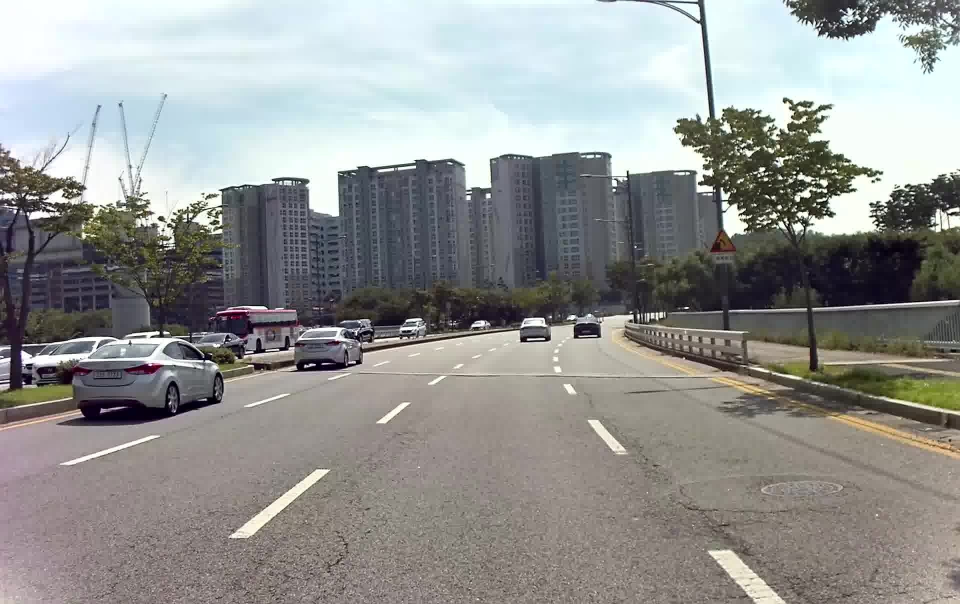
#> input picture src/dataset/images/deneme/img0.jpg, 1920 x 1208 px (shown at 1/2 size)
$ python -i lane.py   (imports and definitions only)   (older library calls are emulated)
#> lines starting #> are read from the running program, lines starting #| are printed output that depends on the picture
import cv2  # Import the OpenCV library to enable computer vision
import numpy as np  # Import the NumPy scientific computing library
import edge_detection as edge  # Handles the detection of lane lines
import matplotlib.pyplot as plt  # Used for plotting and error checking

# Global variables
prev_leftx = None
prev_lefty = None
prev_rightx = None
prev_righty = None
prev_left_fit = []
prev_right_fit = []

prev_leftx2 = None
prev_lefty2 = None
prev_rightx2 = None
prev_righty2 = None
prev_left_fit2 = []
prev_right_fit2 = []


class Lane:
    """
    Represents a lane on a road.
    """

    def __init__(self, orig_frame):
        """
          Default constructor

        :param orig_frame: Original camera image (i.e. frame)
        """
        self.orig_frame = orig_frame

        # This will hold an image with the lane lines
        self.lane_line_markings = None

        # This will hold the image after perspective transformation
        self.warped_frame = None
        self.transformation_matrix = None
        self.inv_transformation_matrix = None

        # (Width, Height) of the original video frame (or image)
        self.orig_image_size = self.orig_frame.shape[::-1][1:]

        width = self.orig_image_size[0]
        height = self.orig_image_size[1]
        self.width = width
        self.height = height

        # Four corners of the trapezoid-shaped region of interest
        # You need to find these corners manually.
        self.roi_points = np.float32([
            (int(0.4 * width), int(0.49 * height)),  # Top-left corner
            (200, height - 1),  # Bottom-left corner
            (int(0.9 * width), height - 1),  # Bottom-right corner
            (int(0.5 * width), int(0.49 * height))  # Top-right corner
        ])

        # The desired corner locations  of the region of interest
        # after we perform perspective transformation.
        # Assume image width of 600, padding == 150.
        # padding from side of the image in pixels
        self.padding = int(0.75 * width)
        self.desired_roi_points = np.float32([
            [self.padding, 0],  # Top-left corner
            [self.padding, self.orig_image_size[1]],  # Bottom-left corner
            [self.orig_image_size[
                0] - self.padding, self.orig_image_size[1]],  # Bottom-right corner
            [self.orig_image_size[0] - self.padding, 0]  # Top-right corner
        ])

        # Histogram that shows the white pixel peaks for lane line detection
        self.histogram = None

        # Sliding window parameters
        self.no_of_windows = 10
        self.margin = int((1 / 12) * width)  # Window width is +/- margin
        # Min no. of pixels to recenter window
        self.minpix = int((1 / 24) * width)

        # Best fit polynomial lines for left line and right line of the lane
        self.left_fit = None
        self.right_fit = None
        self.left_lane_inds = None
        self.right_lane_inds = None
        self.ploty = None
        self.left_fitx = None
        self.right_fitx = None
        self.leftx = None
        self.rightx = None
        self.lefty = None
        self.righty = None

        # Pixel parameters for x and y dimensions
        self.YM_PER_PIX = 7.0 / 400  # meters per pixel in y dimension
        self.XM_PER_PIX = 3.7 / 255  # meters per pixel in x dimension

        # Radii of curvature and offset
        self.left_curvem = None
        self.right_curvem = None
        self.center_offset = None

    # [609 lines left out: functions calculate_car_position, calculate_curvature, calculate_histogram, display_curvature_offset, get_lane_line_previous_window, get_lane_line_indices_sliding_windows and 5 more, not called in this run]

>>> import cv2
>>> picture = cv2.imread('../dataset/images/deneme/img0.jpg', cv2.IMREAD_GRAYSCALE)
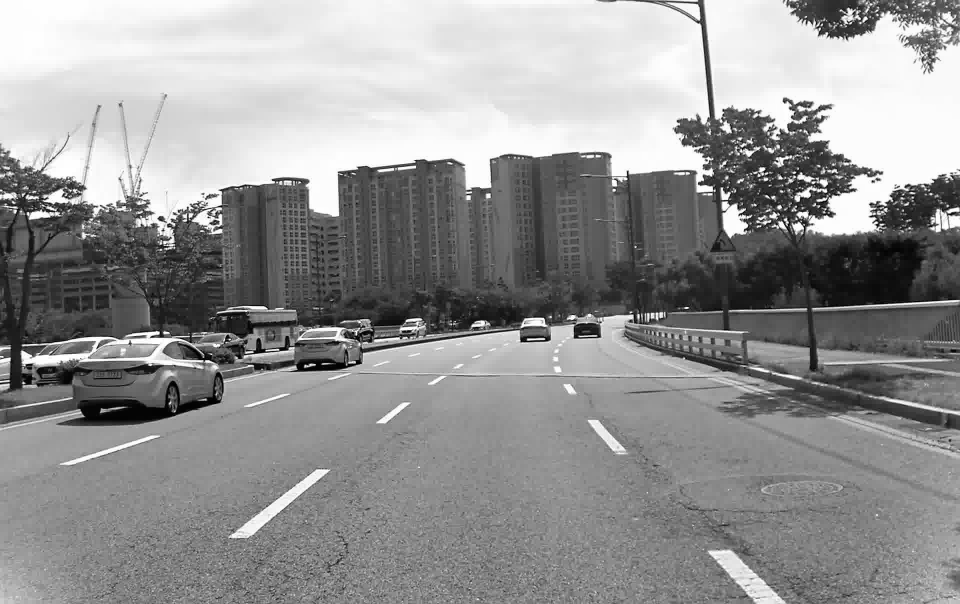
#> picture: shape (1208, 1920) (shown at 1/2 size); min 0, max 255, mean 148
>>> result = Lane(picture).overlay_lane_lines()
#> (the run stopped early here; a loop or call above may not have finished)

$ run again, on src/dataset/images/deneme/img1.jpg
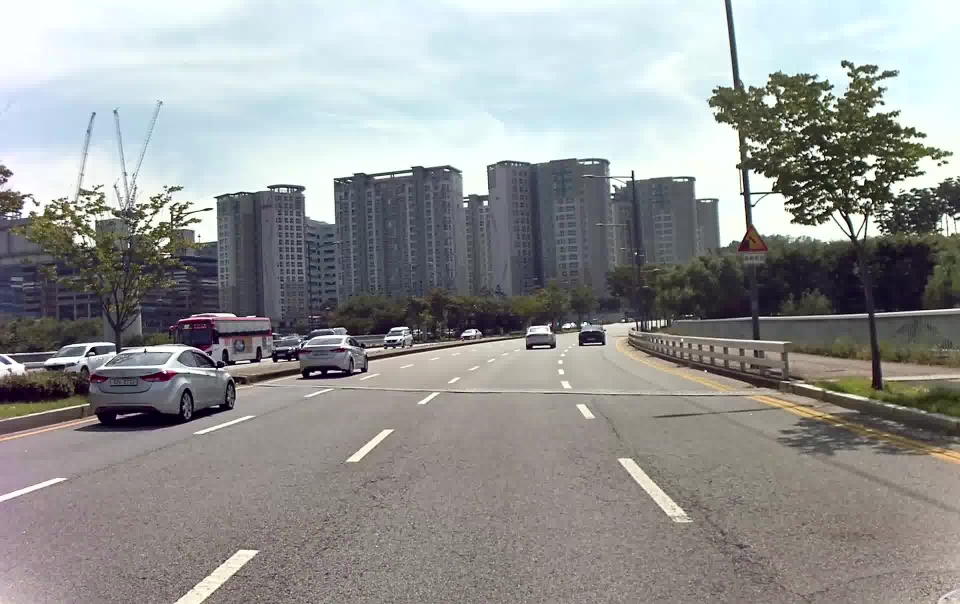
#> input picture src/dataset/images/deneme/img1.jpg, 1920 x 1208 px (shown at 1/2 size)
#> `picture = cv2.imread('../dataset/images/deneme/img0.jpg', cv2.IMREAD_G..`:
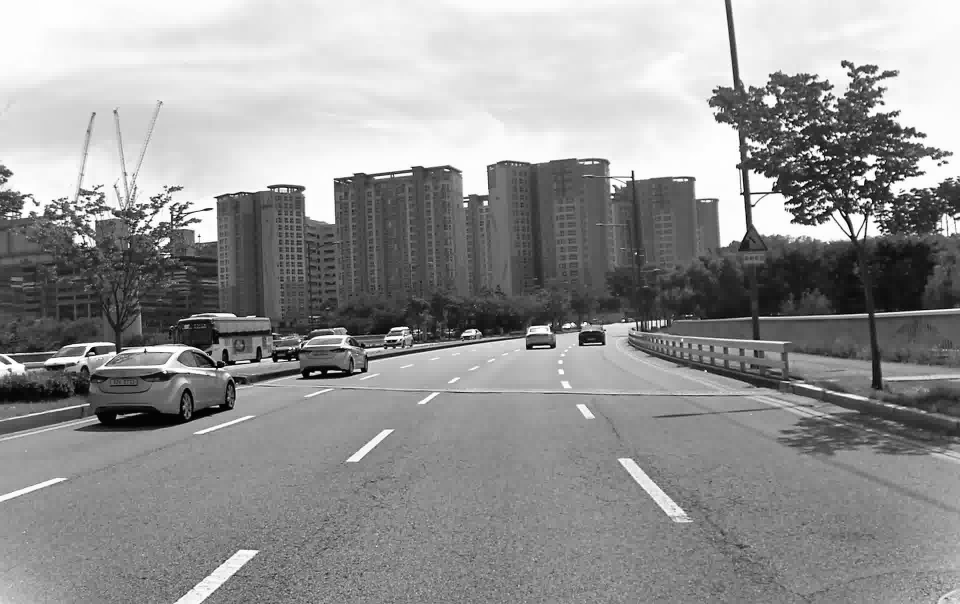
#> picture: shape (1208, 1920) (shown at 1/2 size); min 0, max 255, mean 148.3

$ run again, on src/dataset/images/deneme/img10.jpg
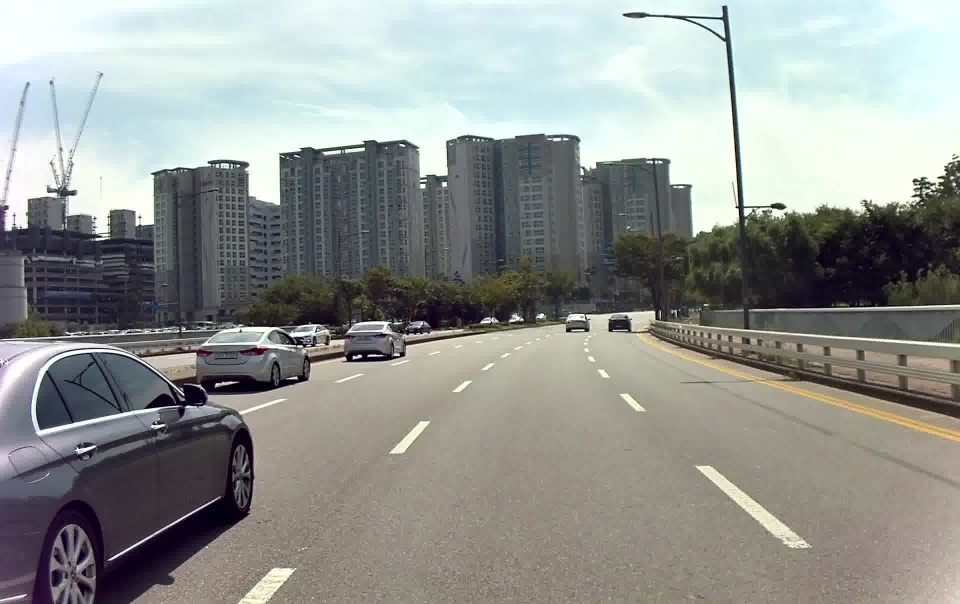
#> input picture src/dataset/images/deneme/img10.jpg, 1920 x 1208 px (shown at 1/2 size)
#> `picture = cv2.imread('../dataset/images/deneme/img0.jpg', cv2.IMREAD_G..`:
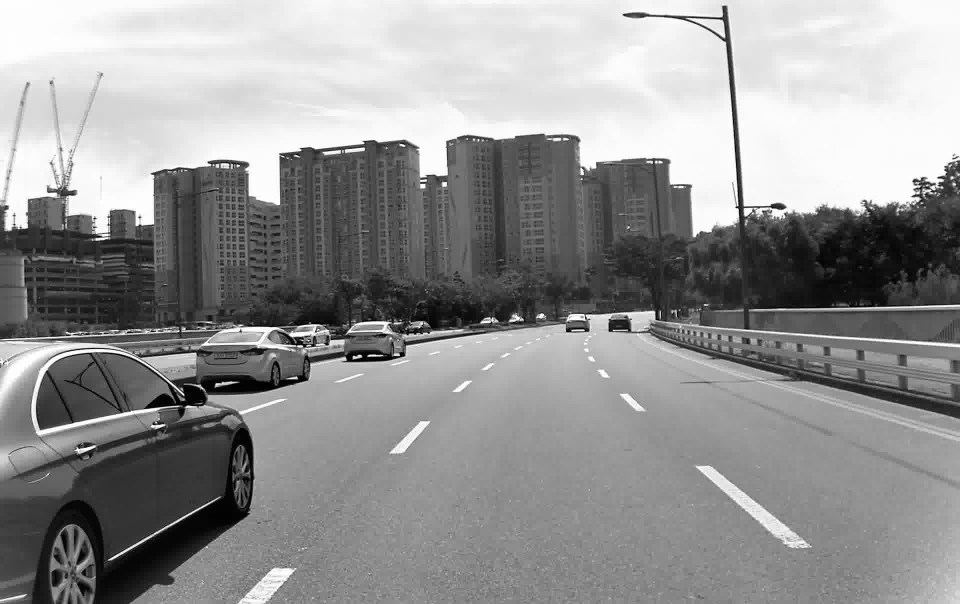
#> picture: shape (1208, 1920) (shown at 1/2 size); min 0, max 255, mean 147.6

$ run again, on src/dataset/images/deneme/img11.jpg
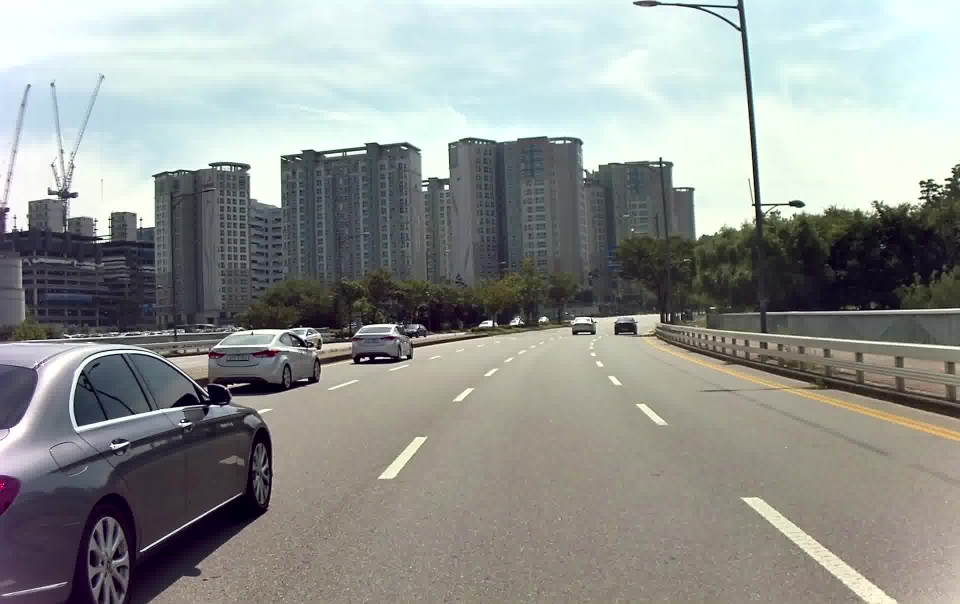
#> input picture src/dataset/images/deneme/img11.jpg, 1920 x 1208 px (shown at 1/2 size)
#> `picture = cv2.imread('../dataset/images/deneme/img0.jpg', cv2.IMREAD_G..`:
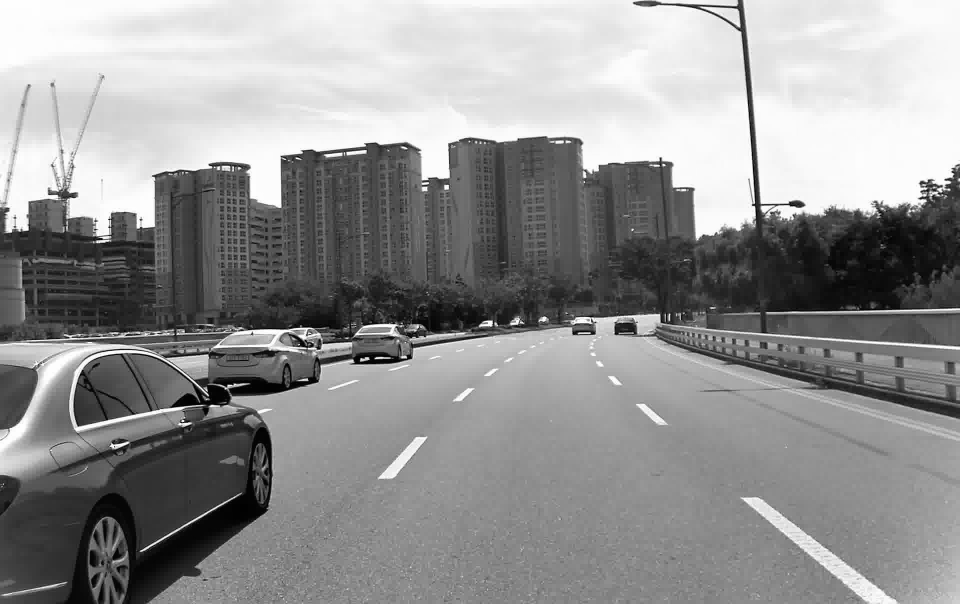
#> picture: shape (1208, 1920) (shown at 1/2 size); min 0, max 255, mean 146.7
